Frame 1 (no input): blank canvas, image omitted
Frame 60 (the mouse pressed at the canvas centre just before this capture): blank canvas, image omitted
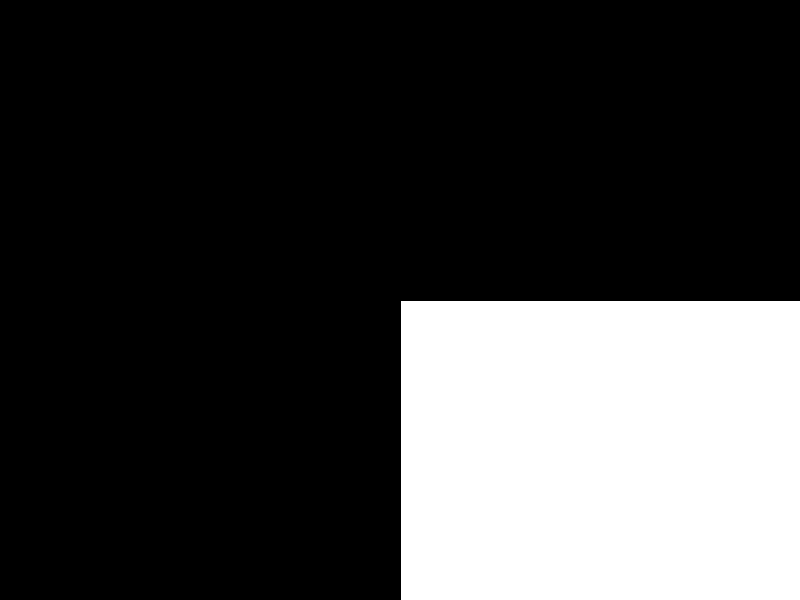
Frame 120 (the mouse held since frame 60 and released just before this capture)

The Processing sketch whose frames 1 and 60 were blank and that drew this single picture after the mouse press (run headless with seeded random() and noise(); from frame 60 on, the mouse is pressed at the canvas centre):

// Processing sketch: exercicio_cores
// ── exercicio_cores.pde

void setup() {
  size(800, 600);
}

void draw() {
  background(0); 
  if (mouseX > 0 && mouseY >= 0) {
    background(0);
    fill(255, 0, 0);
    rect(0, 0, 400, 300);
  }
  if (mouseX >= 400 && mouseY >= 0) {
    background(0);
    fill(0, 255, 0);
    rect(400, 0, 400, 300);
  }
  if (mouseX >= 0 && mouseY >= 300) {
    background(0);
    fill(0, 0, 255);
    rect(0, 300, 400, 300);
  }
  if (mouseX >= 400 && mouseY >= 300) {
    background(0);
    fill(255);
    rect(400, 300, 400, 300);
  }
}
